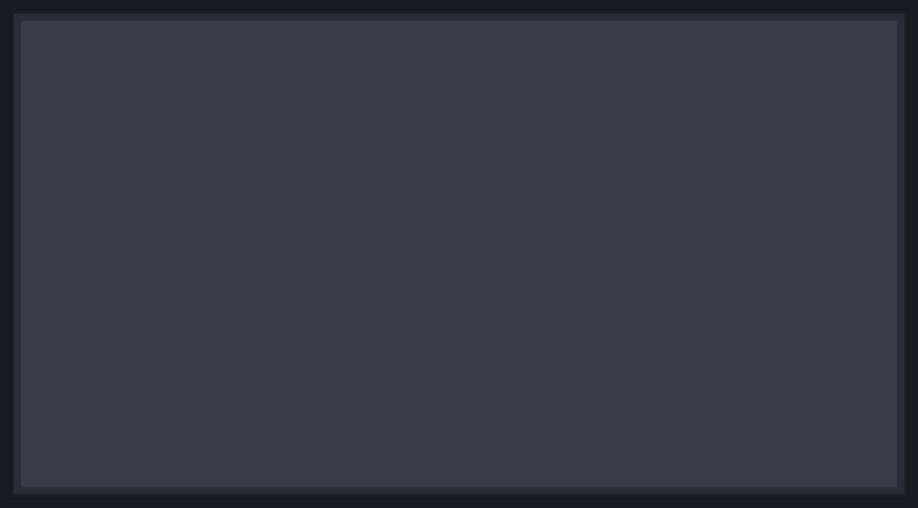
<?xml version="1.0" encoding="UTF-8"?>
<ui version="4.0">
 <class>OutputWindow</class>
 <widget class="QMainWindow" name="OutputWindow">
  <property name="geometry">
   <rect>
    <x>0</x>
    <y>0</y>
    <width>918</width>
    <height>508</height>
   </rect>
  </property>
  <property name="windowTitle">
   <string/>
  </property>
  <widget class="QWidget" name="centralwidget">
   <property name="styleSheet">
    <string notr="true">background-color: rgb(26, 28, 34);</string>
   </property>
   <layout class="QHBoxLayout" name="horizontalLayout_2">
    <item>
     <widget class="QFrame" name="frame_1">
      <property name="frameShape">
       <enum>QFrame::StyledPanel</enum>
      </property>
      <property name="frameShadow">
       <enum>QFrame::Raised</enum>
      </property>
      <layout class="QHBoxLayout" name="horizontalLayout">
       <property name="spacing">
        <number>3</number>
       </property>
       <property name="leftMargin">
        <number>3</number>
       </property>
       <property name="topMargin">
        <number>3</number>
       </property>
       <property name="rightMargin">
        <number>3</number>
       </property>
       <property name="bottomMargin">
        <number>3</number>
       </property>
       <item>
        <widget class="QFrame" name="frame_3">
         <property name="sizeIncrement">
          <size>
           <width>0</width>
           <height>0</height>
          </size>
         </property>
         <property name="styleSheet">
          <string notr="true">background-color: rgb(42, 44, 54);</string>
         </property>
         <property name="frameShape">
          <enum>QFrame::StyledPanel</enum>
         </property>
         <property name="frameShadow">
          <enum>QFrame::Raised</enum>
         </property>
         <layout class="QVBoxLayout" name="verticalLayout_4">
          <property name="spacing">
           <number>6</number>
          </property>
          <property name="leftMargin">
           <number>6</number>
          </property>
          <property name="topMargin">
           <number>6</number>
          </property>
          <property name="rightMargin">
           <number>6</number>
          </property>
          <property name="bottomMargin">
           <number>6</number>
          </property>
          <item>
           <widget class="QTextEdit" name="textEdit_3">
            <property name="font">
             <font>
              <family>Trebuchet MS</family>
              <pointsize>14</pointsize>
             </font>
            </property>
            <property name="styleSheet">
             <string notr="true">background-color: rgb(56, 59, 68);
color: rgb(255, 255, 255);</string>
            </property>
           </widget>
          </item>
         </layout>
        </widget>
       </item>
      </layout>
     </widget>
    </item>
   </layout>
  </widget>
 </widget>
 <resources/>
 <connections/>
</ui>
